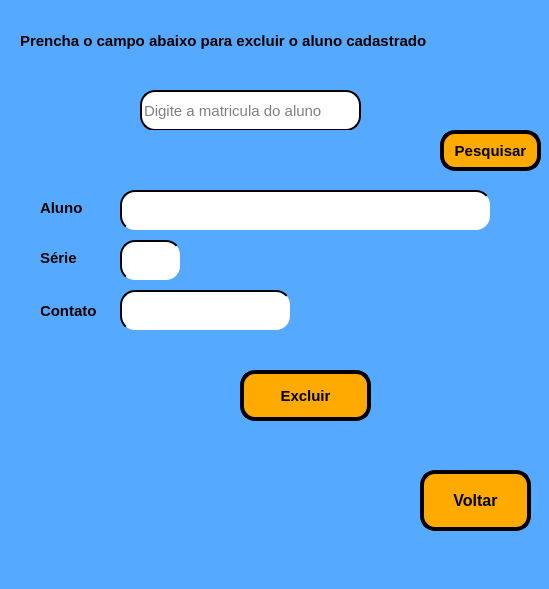
<?xml version="1.0" encoding="UTF-8"?>
<ui version="4.0">
 <class>MainWindow</class>
 <widget class="QMainWindow" name="MainWindow">
  <property name="geometry">
   <rect>
    <x>0</x>
    <y>0</y>
    <width>549</width>
    <height>589</height>
   </rect>
  </property>
  <property name="windowTitle">
   <string>Excluir Aluno</string>
  </property>
  <property name="styleSheet">
   <string notr="true">background-color: rgb(85, 170, 255);</string>
  </property>
  <widget class="QWidget" name="centralwidget">
   <widget class="QLabel" name="label">
    <property name="geometry">
     <rect>
      <x>20</x>
      <y>10</y>
      <width>541</width>
      <height>61</height>
     </rect>
    </property>
    <property name="font">
     <font>
      <pointsize>11</pointsize>
      <weight>75</weight>
      <bold>true</bold>
     </font>
    </property>
    <property name="text">
     <string>Prencha o campo abaixo para excluir o aluno cadastrado</string>
    </property>
   </widget>
   <widget class="QLineEdit" name="matricula">
    <property name="geometry">
     <rect>
      <x>140</x>
      <y>90</y>
      <width>221</width>
      <height>41</height>
     </rect>
    </property>
    <property name="font">
     <font>
      <pointsize>11</pointsize>
     </font>
    </property>
    <property name="styleSheet">
     <string notr="true">background-color: rgb(255, 255, 255);
border-radius: 15px;
border-style: outset;
border-width: 2px;</string>
    </property>
    <property name="inputMask">
     <string/>
    </property>
    <property name="text">
     <string/>
    </property>
    <property name="placeholderText">
     <string>Digite a matricula do aluno</string>
    </property>
   </widget>
   <widget class="QLabel" name="label_4">
    <property name="geometry">
     <rect>
      <x>90</x>
      <y>90</y>
      <width>41</width>
      <height>41</height>
     </rect>
    </property>
    <property name="text">
     <string/>
    </property>
    <property name="pixmap">
     <pixmap>codigo-de-barras.png</pixmap>
    </property>
    <property name="scaledContents">
     <bool>true</bool>
    </property>
   </widget>
   <widget class="QPushButton" name="pushButton_3">
    <property name="geometry">
     <rect>
      <x>420</x>
      <y>470</y>
      <width>111</width>
      <height>61</height>
     </rect>
    </property>
    <property name="font">
     <font>
      <pointsize>12</pointsize>
      <weight>75</weight>
      <bold>true</bold>
     </font>
    </property>
    <property name="styleSheet">
     <string notr="true">background-color: rgb(255, 170, 0);
border-radius: 15px;
border-style: outset;
border-width: 4px;
border-color: black;</string>
    </property>
    <property name="text">
     <string>Voltar</string>
    </property>
    <property name="icon">
     <iconset>
      <normaloff>voltar.png</normaloff>voltar.png</iconset>
    </property>
   </widget>
   <widget class="QPushButton" name="pushButton_2">
    <property name="geometry">
     <rect>
      <x>240</x>
      <y>370</y>
      <width>131</width>
      <height>51</height>
     </rect>
    </property>
    <property name="font">
     <font>
      <pointsize>11</pointsize>
      <weight>75</weight>
      <bold>true</bold>
     </font>
    </property>
    <property name="styleSheet">
     <string notr="true">background-color: rgb(255, 170, 0);
border-radius: 15px;
border-style: outset;
border-width: 4px;
border-color: black;</string>
    </property>
    <property name="text">
     <string>Excluir</string>
    </property>
   </widget>
   <widget class="QLabel" name="label_5">
    <property name="geometry">
     <rect>
      <x>10</x>
      <y>240</y>
      <width>31</width>
      <height>31</height>
     </rect>
    </property>
    <property name="text">
     <string/>
    </property>
    <property name="pixmap">
     <pixmap>o-saco-da-escola.png</pixmap>
    </property>
    <property name="scaledContents">
     <bool>true</bool>
    </property>
   </widget>
   <widget class="QLabel" name="label_6">
    <property name="geometry">
     <rect>
      <x>10</x>
      <y>300</y>
      <width>31</width>
      <height>31</height>
     </rect>
    </property>
    <property name="text">
     <string/>
    </property>
    <property name="pixmap">
     <pixmap>contato.png</pixmap>
    </property>
    <property name="scaledContents">
     <bool>true</bool>
    </property>
   </widget>
   <widget class="QLabel" name="label_8">
    <property name="geometry">
     <rect>
      <x>10</x>
      <y>190</y>
      <width>31</width>
      <height>31</height>
     </rect>
    </property>
    <property name="text">
     <string/>
    </property>
    <property name="pixmap">
     <pixmap>aluno-com-limite-de-graduacao.png</pixmap>
    </property>
    <property name="scaledContents">
     <bool>true</bool>
    </property>
   </widget>
   <widget class="QPushButton" name="nome">
    <property name="geometry">
     <rect>
      <x>120</x>
      <y>190</y>
      <width>371</width>
      <height>41</height>
     </rect>
    </property>
    <property name="font">
     <font>
      <pointsize>10</pointsize>
      <weight>75</weight>
      <bold>true</bold>
     </font>
    </property>
    <property name="styleSheet">
     <string notr="true">background-color: rgb(255, 255, 255);
border-radius: 15px;
border-style: outset;
border-width: 2px;</string>
    </property>
    <property name="text">
     <string/>
    </property>
   </widget>
   <widget class="QPushButton" name="serie">
    <property name="geometry">
     <rect>
      <x>120</x>
      <y>240</y>
      <width>61</width>
      <height>41</height>
     </rect>
    </property>
    <property name="font">
     <font>
      <pointsize>11</pointsize>
      <weight>75</weight>
      <bold>true</bold>
     </font>
    </property>
    <property name="styleSheet">
     <string notr="true">background-color: rgb(255, 255, 255);
border-radius: 15px;
border-style: outset;
border-width: 2px;</string>
    </property>
    <property name="text">
     <string/>
    </property>
   </widget>
   <widget class="QPushButton" name="contato">
    <property name="geometry">
     <rect>
      <x>120</x>
      <y>290</y>
      <width>171</width>
      <height>41</height>
     </rect>
    </property>
    <property name="font">
     <font>
      <pointsize>10</pointsize>
      <weight>75</weight>
      <bold>true</bold>
     </font>
    </property>
    <property name="styleSheet">
     <string notr="true">background-color: rgb(255, 255, 255);
border-radius: 15px;
border-style: outset;
border-width: 2px;</string>
    </property>
    <property name="text">
     <string/>
    </property>
   </widget>
   <widget class="QPushButton" name="pushButton_4">
    <property name="geometry">
     <rect>
      <x>440</x>
      <y>130</y>
      <width>101</width>
      <height>41</height>
     </rect>
    </property>
    <property name="font">
     <font>
      <pointsize>11</pointsize>
      <weight>75</weight>
      <bold>true</bold>
     </font>
    </property>
    <property name="styleSheet">
     <string notr="true">background-color: rgb(255, 170, 0);
border-radius: 15px;
border-style: outset;
border-width: 4px;
border-color: black;</string>
    </property>
    <property name="text">
     <string>Pesquisar</string>
    </property>
   </widget>
   <widget class="QLabel" name="label_2">
    <property name="geometry">
     <rect>
      <x>380</x>
      <y>130</y>
      <width>51</width>
      <height>51</height>
     </rect>
    </property>
    <property name="text">
     <string/>
    </property>
    <property name="pixmap">
     <pixmap>barra-de-pesquisa.png</pixmap>
    </property>
    <property name="scaledContents">
     <bool>true</bool>
    </property>
   </widget>
   <widget class="QLabel" name="label_3">
    <property name="geometry">
     <rect>
      <x>40</x>
      <y>200</y>
      <width>55</width>
      <height>16</height>
     </rect>
    </property>
    <property name="font">
     <font>
      <pointsize>11</pointsize>
      <weight>75</weight>
      <bold>true</bold>
     </font>
    </property>
    <property name="text">
     <string>Aluno</string>
    </property>
   </widget>
   <widget class="QLabel" name="label_7">
    <property name="geometry">
     <rect>
      <x>40</x>
      <y>250</y>
      <width>55</width>
      <height>16</height>
     </rect>
    </property>
    <property name="font">
     <font>
      <pointsize>11</pointsize>
      <weight>75</weight>
      <bold>true</bold>
     </font>
    </property>
    <property name="text">
     <string>Série</string>
    </property>
   </widget>
   <widget class="QLabel" name="label_9">
    <property name="geometry">
     <rect>
      <x>40</x>
      <y>300</y>
      <width>81</width>
      <height>21</height>
     </rect>
    </property>
    <property name="font">
     <font>
      <pointsize>11</pointsize>
      <weight>75</weight>
      <bold>true</bold>
     </font>
    </property>
    <property name="text">
     <string>Contato</string>
    </property>
   </widget>
   <widget class="QLabel" name="label_10">
    <property name="geometry">
     <rect>
      <x>140</x>
      <y>130</y>
      <width>241</width>
      <height>21</height>
     </rect>
    </property>
    <property name="font">
     <font>
      <pointsize>11</pointsize>
      <weight>75</weight>
      <bold>true</bold>
     </font>
    </property>
    <property name="styleSheet">
     <string notr="true">color: rgb(255, 0, 0);</string>
    </property>
    <property name="text">
     <string/>
    </property>
   </widget>
   <widget class="QLabel" name="label_11">
    <property name="geometry">
     <rect>
      <x>90</x>
      <y>150</y>
      <width>291</width>
      <height>16</height>
     </rect>
    </property>
    <property name="font">
     <font>
      <pointsize>11</pointsize>
      <weight>75</weight>
      <bold>true</bold>
     </font>
    </property>
    <property name="styleSheet">
     <string notr="true">color: rgb(255, 0, 0);</string>
    </property>
    <property name="text">
     <string/>
    </property>
   </widget>
   <widget class="QLabel" name="label_12">
    <property name="geometry">
     <rect>
      <x>170</x>
      <y>430</y>
      <width>541</width>
      <height>20</height>
     </rect>
    </property>
    <property name="font">
     <font>
      <pointsize>11</pointsize>
      <weight>75</weight>
      <bold>true</bold>
     </font>
    </property>
    <property name="text">
     <string/>
    </property>
   </widget>
   <zorder>label_9</zorder>
   <zorder>label_6</zorder>
   <zorder>label</zorder>
   <zorder>matricula</zorder>
   <zorder>label_4</zorder>
   <zorder>pushButton_3</zorder>
   <zorder>pushButton_2</zorder>
   <zorder>label_5</zorder>
   <zorder>label_8</zorder>
   <zorder>nome</zorder>
   <zorder>serie</zorder>
   <zorder>contato</zorder>
   <zorder>pushButton_4</zorder>
   <zorder>label_2</zorder>
   <zorder>label_3</zorder>
   <zorder>label_7</zorder>
   <zorder>label_10</zorder>
   <zorder>label_11</zorder>
   <zorder>label_12</zorder>
  </widget>
  <widget class="QMenuBar" name="menubar">
   <property name="geometry">
    <rect>
     <x>0</x>
     <y>0</y>
     <width>549</width>
     <height>26</height>
    </rect>
   </property>
  </widget>
  <widget class="QStatusBar" name="statusbar"/>
 </widget>
 <resources/>
 <connections/>
</ui>
